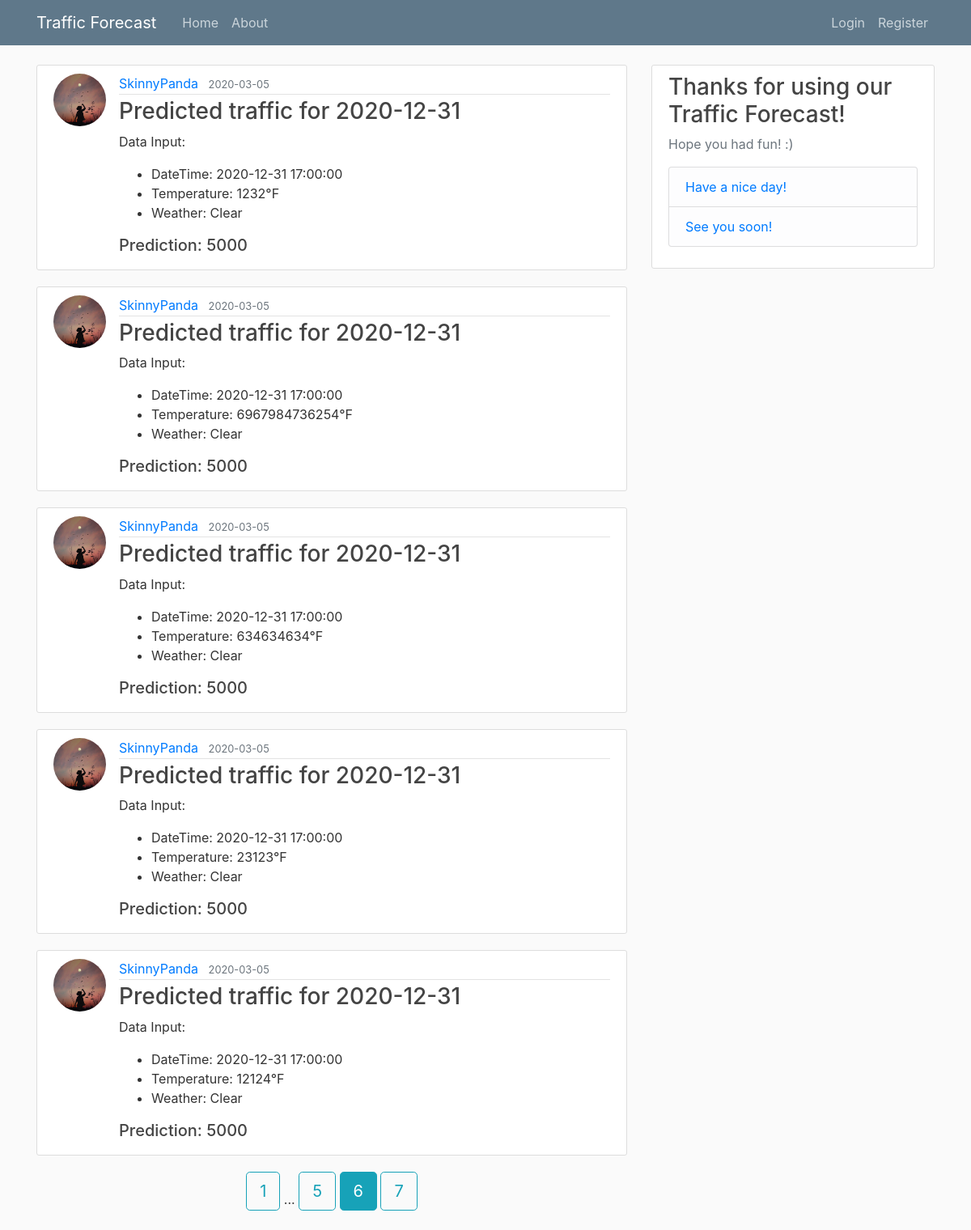
Screenshot of /home?page=6 with the database file from the repository.
### flaskblog/models.py (models this page shows, shortened)
class Post(db.Model):
	id = db.Column(db.Integer, primary_key=True)
	traffic_datetime = db.Column(db.DateTime, nullable=False)
	traffic_temp = db.Column(db.Integer, nullable=False)
	traffic_weather = db.Column(db.Text, nullable=False)
	traffic_pred = db.Column(db.Integer, nullable=False)
	date_posted = db.Column(db.DateTime, nullable=False, default=datetime.utcnow)
	user_id = db.Column(db.Integer, db.ForeignKey('user.id'), nullable=False)

class User(db.Model, UserMixin):
	id = db.Column(db.Integer, primary_key=True)
	username = db.Column(db.String(20), unique=True, nullable=False)
	email = db.Column(db.String(120), unique=True, nullable=False)
	image_file = db.Column(db.String(20), nullable=False, default='default.jpg')
	password = db.Column(db.String(60), nullable=False)
	posts = db.relationship('Post', backref='author', lazy=True)

### flaskblog/main/routes.py (the view)
@main.route("/")
@main.route("/home")
def home():
	page = request.args.get('page', 1, type=int)
	posts = Post.query.order_by(Post.date_posted.desc()).paginate(page=page, per_page=5)
	return render_template('home.html', posts=posts)

### flaskblog/templates/home.html
{% extends "layout.html" %}
{% block content %}
	{% for post in posts.items %}
		<article class="media content-section">
		  <img class="rounded-circle article-img" src="{{ url_for('static', filename='profile_pics/' + post.author.image_file) }}">
		  <div class="media-body">
		    <div class="article-metadata">
		      <a class="mr-2" href="{{ url_for('users.user_predictions', username=post.author.username) }}">{{ post.author.username }}</a>
		      <small class="text-muted">{{ post.date_posted.strftime('%Y-%m-%d') }}</small>
		    </div>
		    <h3><a class="article-title" href="{{ url_for('posts.prediction', post_id=post.id) }}">Predicted traffic for {{ post.traffic_datetime.strftime('%Y-%m-%d') }}</a></h3>
		    <p class="article-content">Data Input:</p>
			    <ul>
			    	<li>DateTime: {{ post.traffic_datetime }}</li>
			    	<li>Temperature: {{ post.traffic_temp }}&#176;F</li>
			    	<li>Weather: {{ post.traffic_weather}}</li>
			    </ul>
			<h5>Prediction: {{ post.traffic_pred }}</h5>
		  </div>
		</article>
	{% endfor %}
	<div class="btn-center">
	{% for page_num in posts.iter_pages(left_edge=1, right_edge=1, left_current=1, right_current=2) %}
		{% if page_num %}
			{% if posts.page == page_num %}
				<a class="btn btn-info btn-lg mb-4" href="{{ url_for('main.home', page=page_num) }}">{{ page_num }}</a>
			{% else %}
				<a class="btn btn-outline-info btn-lg mb-4" href="{{ url_for('main.home', page=page_num) }}">{{ page_num }}</a>
			{% endif %}
		{% else %}
			...
		{% endif %}
	{% endfor %}
	</div>
{% endblock content %}

### flaskblog/static/main.css (style rules this page uses)
body { background: #fafafa; color: #333333; margin-top: 5rem; }
h1, h2, h3, h4, h5, h6 { color: #444444; }
.content-section { background: #ffffff; padding: 10px 20px; border: 1px solid #dddddd; border-radius: 3px; margin-bottom: 20px; }
.article-title { color: #444444; }
.article-content { white-space: pre-line; }
.article-img { height: 65px; width: 65px; margin-right: 16px; }
.article-metadata { padding-bottom: 1px; margin-bottom: 4px; border-bottom: 1px solid #e3e3e3 }
.btn-center { text-align: center !important; }

### rows the page displays
Post: image_file (placeholder picture), author.username "SkinnyPanda", date_posted "2020-03-05", traffic_datetime "2020-12-31", traffic_datetime "2020-12-31 17:00:00", traffic_temp "1232", traffic_weather "Clear", traffic_pred "5000"
Post: image_file (placeholder picture), author.username "SkinnyPanda", date_posted "2020-03-05", traffic_datetime "2020-12-31", traffic_datetime "2020-12-31 17:00:00", traffic_temp "6967984736254", traffic_weather "Clear", traffic_pred "5000"
Post: image_file (placeholder picture), author.username "SkinnyPanda", date_posted "2020-03-05", traffic_datetime "2020-12-31", traffic_datetime "2020-12-31 17:00:00", traffic_temp "634634634", traffic_weather "Clear", traffic_pred "5000"
Post: image_file (placeholder picture), author.username "SkinnyPanda", date_posted "2020-03-05", traffic_datetime "2020-12-31", traffic_datetime "2020-12-31 17:00:00", traffic_temp "23123", traffic_weather "Clear", traffic_pred "5000"
Post: image_file (placeholder picture), author.username "SkinnyPanda", date_posted "2020-03-05", traffic_datetime "2020-12-31", traffic_datetime "2020-12-31 17:00:00", traffic_temp "12124", traffic_weather "Clear", traffic_pred "5000"

### other values shown
{{ page_num }} "1" "5" "7"
{{ page_num }} "6"
